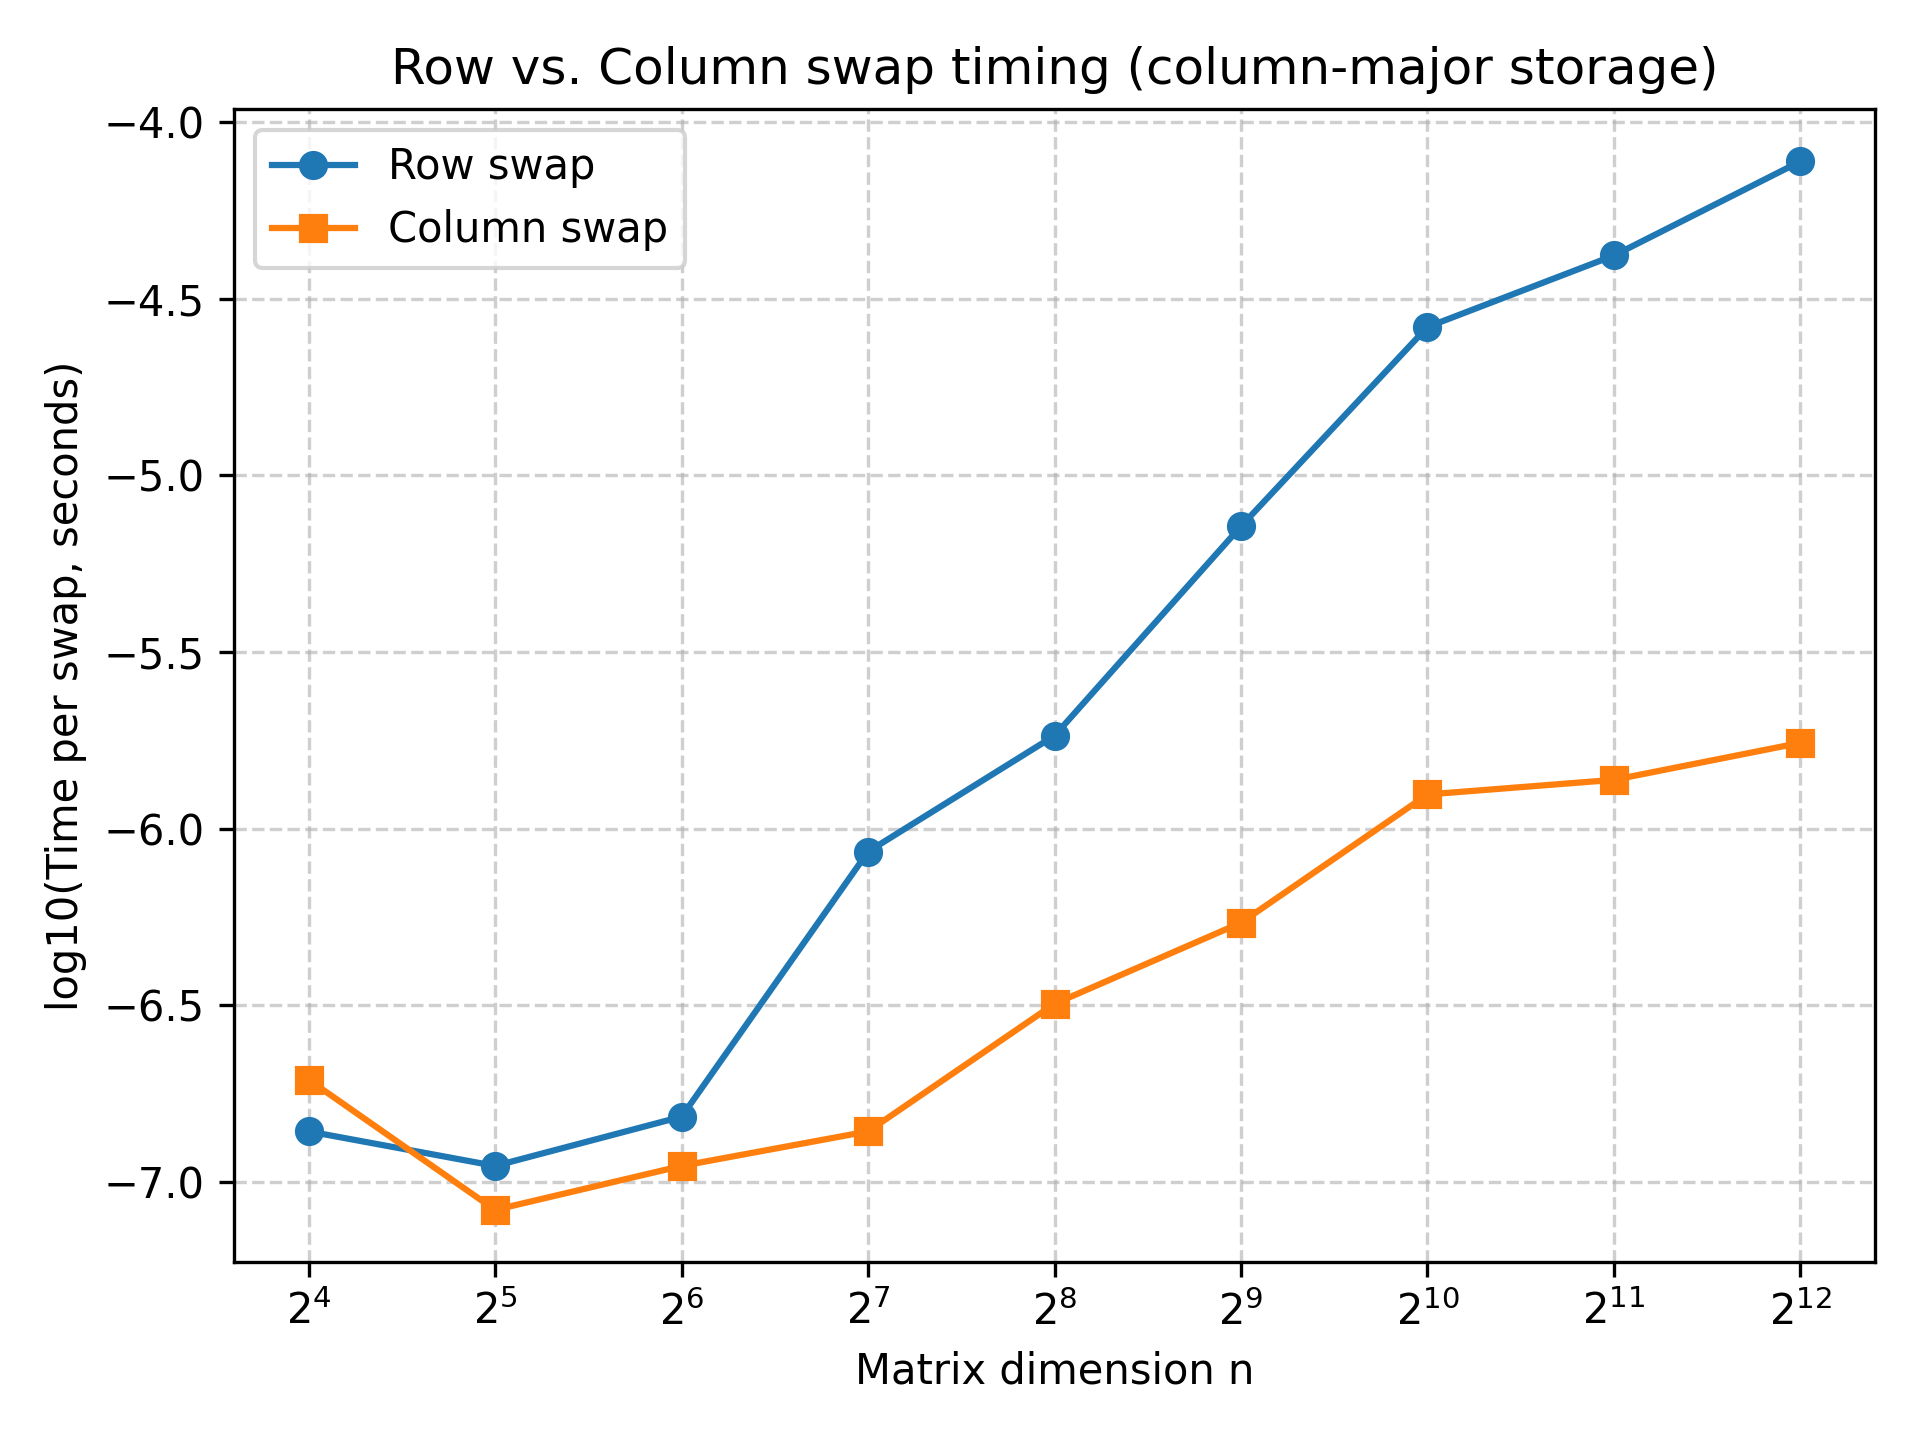

Python code for this plot:
import pandas as pd
import numpy as np
import matplotlib.pyplot as plt

df = pd.read_csv("mem_swap_perf.csv")

plt.figure()
plt.plot(df["n"], np.log10(df["row_time"]), marker="o",
         label="Row swap")
plt.plot(df["n"], np.log10(df["col_time"]), marker="s",
         label="Column swap")

plt.xscale("log", base=2)
plt.xlabel("Matrix dimension n")
plt.ylabel("log10(Time per swap, seconds)")
plt.title("Row vs. Column swap timing (column‑major storage)")
plt.grid(True, which="both", ls="--", alpha=0.6)
plt.legend()
plt.tight_layout()
plt.savefig("mem_swap_plot.png", dpi=300)
print("Saved mem_swap_plot.png")
